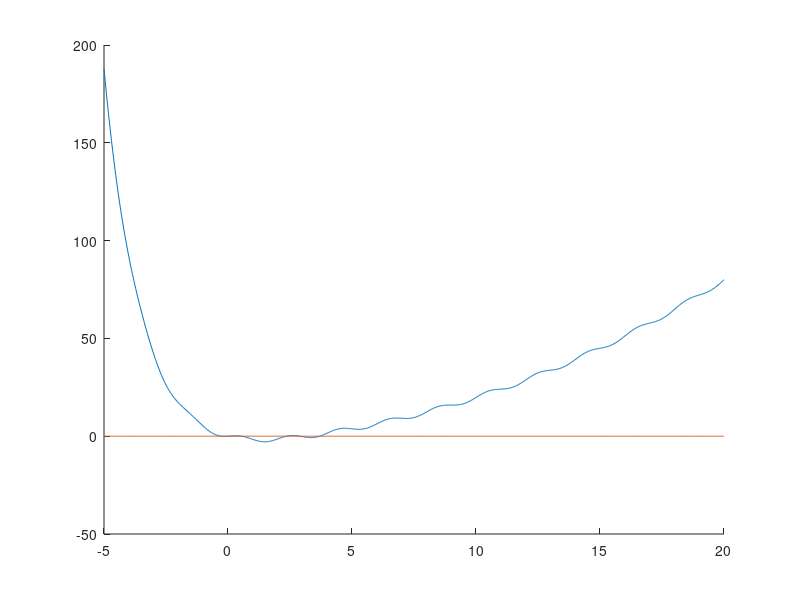

The MATLAB source for this figure:
clear all
x = linspace(-5,20,1000);
y = (x.^2)/5 + 1.2.*sin(pi*x) - 3.*x.*exp(-1*x/2);

figure
clf
hold on

plot(x,y)
plot(x,0.*x)

% Avl?sning ger att funktionen har 6 nollst?llen med det minsta
% p? x = -0.23